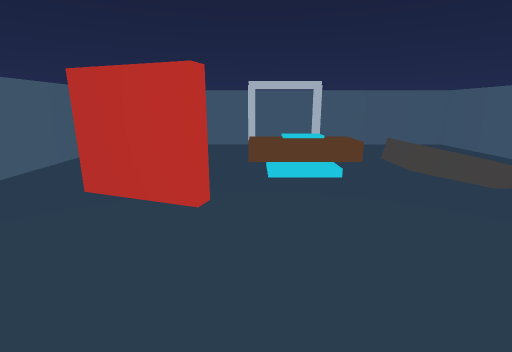
view 1 (above)

12 first-person views from a walk through a Unity game level. The camera is 1.4 m above the floor, tilts 14° down and sees 85° across. The floor is counted in squares, 0.5 m on a side. Each view is taken from the middle of a square. On the plan, view 1 faces up. The plan holds only what a view shows up to about 19 squares ahead; the rest is blank.

view 2
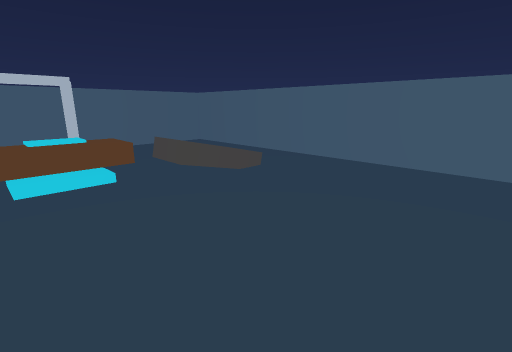

view 3
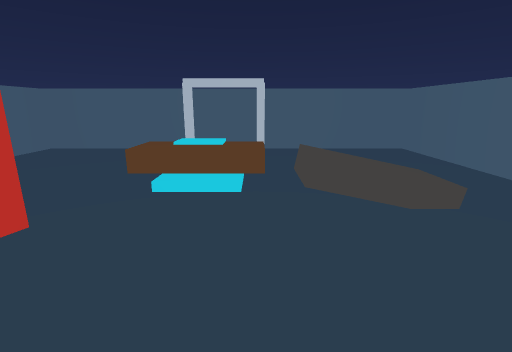

view 4
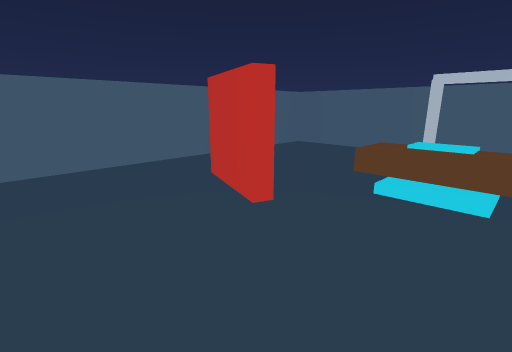

view 5
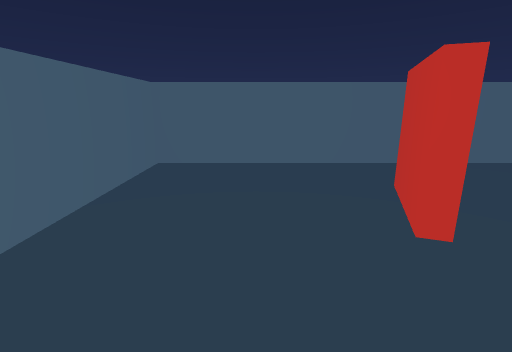

view 6
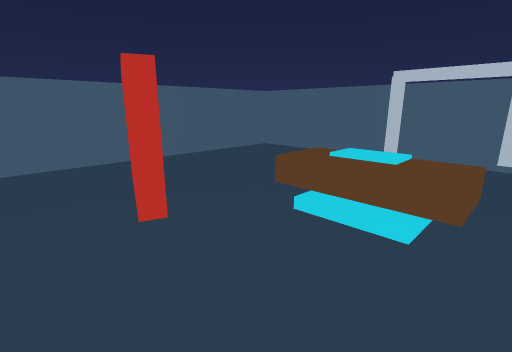

view 7
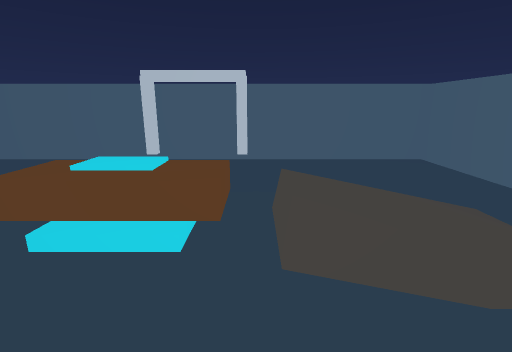

view 8
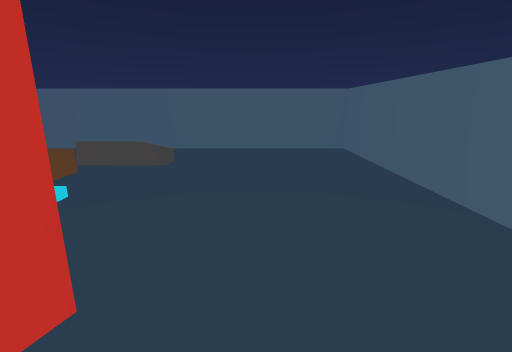

view 9
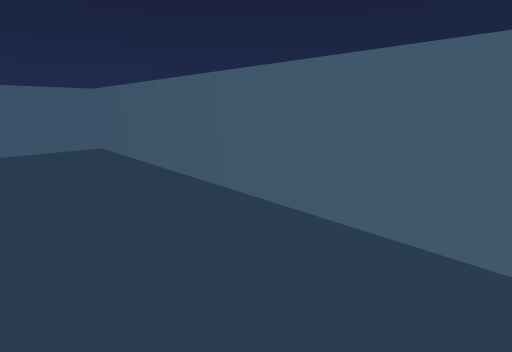

view 10
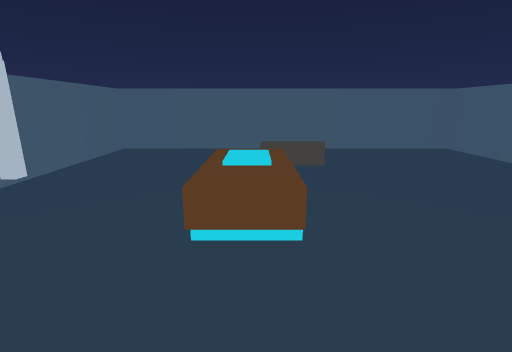

view 11
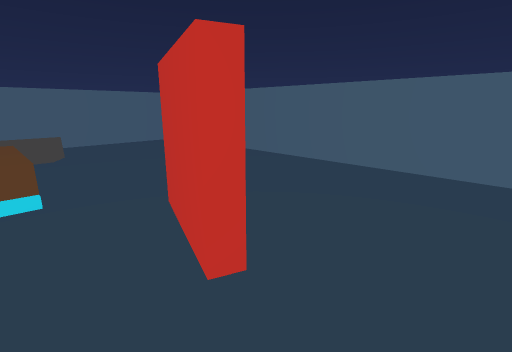

view 12
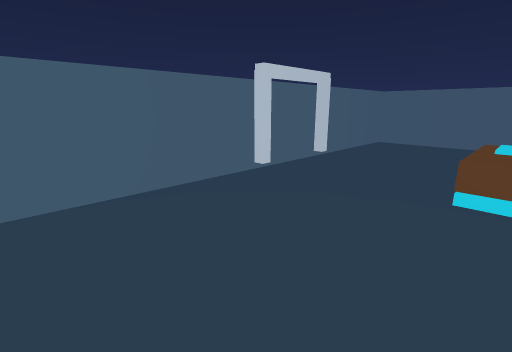

### Floor plan
Key: @ floor where view 1 was taken; # wall or solid block; . floor; = window, fence, low wall or low ledge; ^ raised ledge; O other object.
Columns run from 10 left of view 1 to 14 right of it. Each row starts with its distance up from view 1.
 21 #########################
 20 #........##...##........#
 19 #.......................#
 18 #.......................#
 17 #.......................#
 16 #.......................#
 15 #.......................#
 14 #.................  ....#
 13 #.........^^^^^....  ...#
 12 #.........^^^^^.=.......#
 11 #.........^^^^^.OOOO....#
 10 #...............OOOO....#
  9 #....####...............#
  8 #.....###...............#
  7 #.......................#
  6 #.......................#
  5 #.......................#
  4 #.......................#
  3 #.......................#
  2 #.......................#
  1 #.......................#
  0 #.........@.............#
 -1 #########################

Where each view was taken, in squares from view 1:
view 1: 0 up, 0 right, facing up
view 2: 0 up, 0 right, facing up-right
view 3: 2 up, 4 right, facing up
view 4: 2 up, 4 right, facing up-left
view 5: 4 up, 4 right, facing left
view 6: 5 up, 5 right, facing up-left
view 7: 6 up, 5 right, facing up
view 8: 5 up, 5 left, facing right
view 9: 5 up, 7 left, facing down-right
view 10: 12 up, 5 left, facing right
view 11: 12 up, 9 left, facing down-right
view 12: 12 up, 9 left, facing up-right
